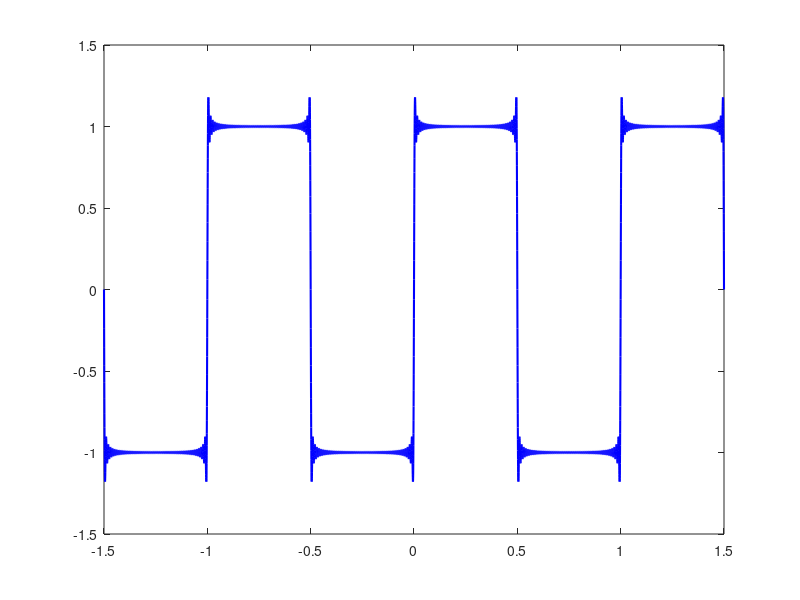

Write MATLAB code to recreate this figure. (Note: this script raises an error after producing the figure.)
%% 吉布斯效应可视化 (Gibbs Phenomenon Visualization)
clear; clc; close all;

%% 图1：时域表现 - 为什么方波会有“尖角”？
% 原理：用有限项傅里叶级数合成方波
t = linspace(-1.5, 1.5, 10000);
y_approx = zeros(size(t));

% 尝试合成的谐波数量 (你可以修改这个数，比如 5, 20, 100)
% 你会发现，即使 N 很大，尖角依然存在
N_harmonics = 50; 

for k = 1:2:(2*N_harmonics-1)
    y_approx = y_approx + (4/pi) * (1/k) * sin(2*pi*k*t);
end

figure('Color', 'w', 'Position', [100, 100, 800, 400]);
plot(t, y_approx, 'b', 'LineWidth', 1.5); hold on;
yline(1, 'r--', '理想方波顶', 'LineWidth', 1);
yline(-1, 'r--', '理想方波底', 'LineWidth', 1);
title(['时域吉布斯效应 (合成谐波数量 N=', num2str(N_harmonics), ')']);
xlabel('时间 t'); ylabel('幅值');
grid on;
% 标注那个著名的“尖角”
text(0.25, 1.1, '\leftarrow 永远存在的 9% 过冲', 'FontSize', 12, 'Color', 'r');

%% 图2：频域表现 - 滤波器设计中的纹波
% 比较：直接截断(矩形窗) vs 平滑截断(汉明窗)
N_tap = 64;   % 滤波器阶数
Wn = 0.4;     % 截止频率

% 1. 使用矩形窗 (Rectangular) -> 吉布斯效应明显
b_rect = fir1(N_tap, Wn, rectwin(N_tap+1));
[h_rect, w] = freqz(b_rect, 1, 512);

% 2. 使用汉明窗 (Hamming) -> 抑制吉布斯效应
b_hamm = fir1(N_tap, Wn, hamming(N_tap+1));
[h_hamm, ~] = freqz(b_hamm, 1, 512);

figure('Color', 'w', 'Position', [100, 550, 800, 400]);
plot(w/pi, 20*log10(abs(h_rect)), 'r', 'LineWidth', 1.5); hold on;
plot(w/pi, 20*log10(abs(h_hamm)), 'b', 'LineWidth', 1.5);
title('频域吉布斯效应对比：矩形窗 vs 汉明窗');
legend('矩形窗 (直接截断) - 纹波大', '汉明窗 (平滑处理) - 纹波小');
xlabel('归一化频率 (\times \pi rad/sample)');
ylabel('幅度 (dB)');
grid on; ylim([-100, 10]);

% 标注关键点
text(0.1, 2, '\leftarrow 通带纹波 (Gibbs)', 'Color', 'r');
text(0.5, -40, '\leftarrow 旁瓣很高 (阻带切不干净)', 'Color', 'r');
%% 滤波器大对决：矩形窗(吉布斯效应) vs 汉明窗(平滑处理)

% --- 1. 滤波器设计参数 ---
Fs = 1000;          % 采样率 1000 Hz
Fn = Fs / 2;        % 奈奎斯特频率
Fc = 100;           % 截止频率 100 Hz
N  = 100;           % 滤波器阶数 (阶数越高，延迟越大)

% 归一化截止频率
Wn = Fc / Fn;

% --- 2. 设计两个滤波器 ---

% A. "糟糕"的滤波器：矩形窗 (Rectangular Window)
% 这种设计方法直接截断了 Sinc 函数，完全不考虑吉布斯效应
% 虽然它在频域下降得最快，但在时域震荡最严重
b_rect = fir1(N, Wn, rectwin(N+1));

% B. "理想/实用"的滤波器：汉明窗 (Hamming Window)
% 这种设计使用了平滑的窗函数，牺牲了一点陡峭度，但消除了震荡
b_hamm = fir1(N, Wn, hamming(N+1));

% --- 3. 生成测试信号 (阶跃信号) ---
t = -0.05 : 1/Fs : 0.15; % 时间轴
u = zeros(size(t));
u(t >= 0) = 1;           % 0时刻发生阶跃

% --- 4. 滤波处理 ---
% 使用 filter 函数进行滤波
y_rect = filter(b_rect, 1, u);
y_hamm = filter(b_hamm, 1, u);

% --- 关键步骤：修正相位延迟 ---
% FIR 滤波器的群延迟通常为 N/2 个采样点
% 为了让波形对齐在 t=0 时刻，我们需要把波形往回平移
delay = N / 2;
y_rect_shifted = y_rect(delay+1:end); 
y_hamm_shifted = y_hamm(delay+1:end);
% 补齐长度以便画图
t_plot = t(1:length(y_rect_shifted));

% --- 5. 画图对比 ---
figure('Color', 'w', 'Position', [100, 100, 1000, 700]);

% === 子图 1: 时域阶跃响应 (看震荡) ===
subplot(2,1,1);
plot(t, u, 'k--', 'LineWidth', 1); hold on;
plot(t_plot, y_rect_shifted, 'r', 'LineWidth', 1.5);
plot(t_plot, y_hamm_shifted, 'b', 'LineWidth', 2);

title('时域对比：阶跃响应 (Step Response)');
xlabel('时间 (s)'); ylabel('幅度');
legend('理想输入', '矩形窗 (吉布斯效应严重)', '汉明窗 (平滑无震荡)', 'Location', 'SouthEast');
grid on; axis([-0.02 0.1 -0.2 1.2]);

% 标注震荡
text(0.005, 1.12, '\leftarrow 9% 剧烈过冲', 'Color', 'r', 'FontSize', 10);
text(0.015, 0.95, '\leftarrow 平滑稳定', 'Color', 'b', 'FontSize', 10);

% === 子图 2: 频域幅频响应 (看陡峭度与纹波) ===
subplot(2,1,2);
[h_rect, w] = freqz(b_rect, 1, 1024, Fs);
[h_hamm, ~] = freqz(b_hamm, 1, 1024, Fs);

plot(w, 20*log10(abs(h_rect)), 'r', 'LineWidth', 1); hold on;
plot(w, 20*log10(abs(h_hamm)), 'b', 'LineWidth', 2);

title('频域对比：幅频响应 (Frequency Response)');
xlabel('频率 (Hz)'); ylabel('幅度 (dB)');
legend('矩形窗 (下降快，但有纹波)', '汉明窗 (下降稍慢，但在阻带更干净)');
grid on; ylim([-80 10]); xlim([0 300]);

% 标注频域特征
text(80, 2, '通带纹波 \downarrow', 'Color', 'r', 'HorizontalAlignment', 'center');
text(150, -30, '\leftarrow 矩形窗旁瓣高 (切不干净)', 'Color', 'r');
text(150, -70, '\leftarrow 汉明窗衰减深 (切得干净)', 'Color', 'b');